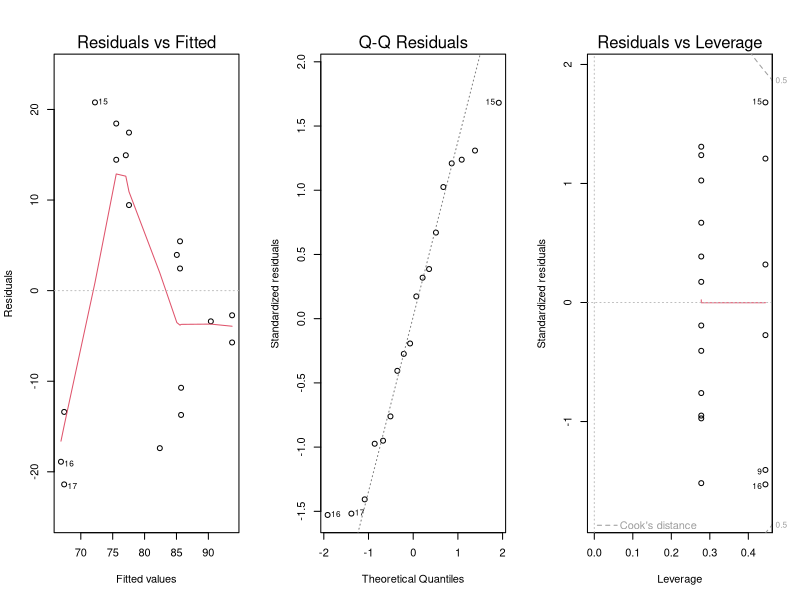

This figure's R source:
# Datos
Flujo <- c(88, 91, 87, 89, 91, 88, 72, 75, 65, 92, 87, 95, 94, 90, 93, 48, 46, 54)
Operador <- factor(rep(c("Op1", "Op2", "Op3"), each = 6))
Presion <- factor(rep(rep(c("1000", "1100", "1200"), each = 2), times = 3))
Gas <- factor(rep(c("N2", "ArN2"), each = 3, times = 3))

df <- data.frame(Flujo, Operador, Presion, Gas)

# Modelo ANOVA con bloque e interacción
modelo <- aov(Flujo ~ Operador + Presion * Gas, data = df)
summary(modelo)

# Verificación de supuestos
library(car)

# 1. Normalidad (Shapiro-Wilk)
shapiro.test(residuals(modelo))

# 2. Homocedasticidad (Levene)
leveneTest(Flujo ~ interaction(Presion, Gas, Operador), data = df)

# Gráficos de diagnóstico
par(mfrow = c(1, 3))
plot(modelo, which = 1)  # Residuos vs. Ajustados
plot(modelo, which = 2)  # QQ-Plot
plot(modelo, which = 5)  # Residuos vs. Leverage

# Análisis post-hoc para efectos significativos
TukeyHSD(modelo, "Operador")